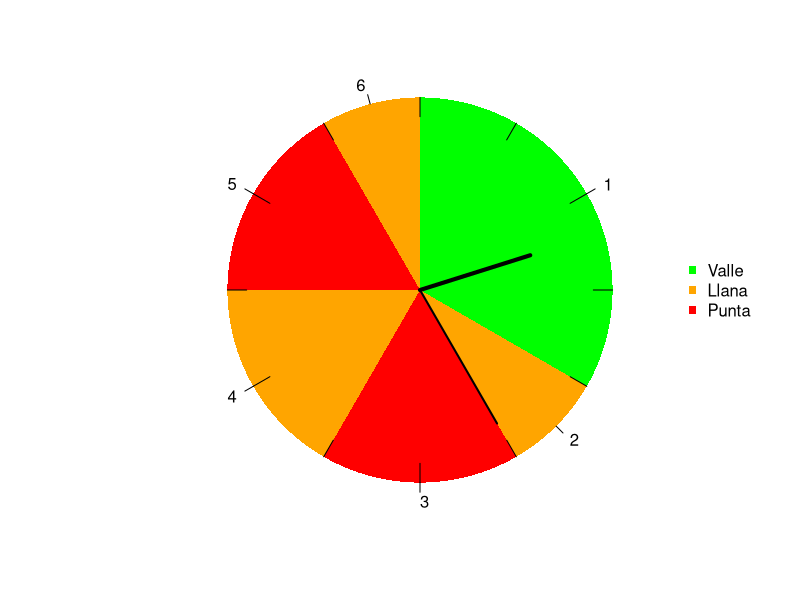

Source code (R):
# Original code from https://stackoverflow.com/questions/11877379/how-to-draw-clock-in-r#11878078
# And https://stackoverflow.com/questions/7721262/colouring-plot-by-factor-in-r

require('grid')
require('gridBase')

# Load data
segmentos <- read.csv("tramos.csv")

# Los inputs son:
# hora de inicio, hora de fin, y tramo

# One of the inputs of pie is the areas of the pie slices
# That would be the number of hours in each register (file)

segmentos$slice_area <- segmentos$Fin - segmentos$Inicio

# Pie takes that data in order, so we need to order the files first

segmentos <- segmentos[order(segmentos$Inicio),]

# Reordering factor levels for a nicer plot legend
segmentos$Tramo <- factor(segmentos$Tramo, levels = c("Valle", "Llana", "Punta"))

# Specify colours of the slices
# They must be in the same order of the factor levels

colores <- c("green", "orange", "red")

# Draw a pie chart
pie(segmentos$slice_area, # areas of pie slices
    clockwise = TRUE, # slices are drawn clockwise
    radius = 1.0,
    init.angle = 90, # starting at 12 o'clock
    col = colores[segmentos$Tramo], # filling the slices according to levels
    border = NA)

legend(x="right", legend = levels(segmentos$Tramo), col = colores, pch = 15, bty = 'n')






# Draw the clock
drawClock <- function (hour, minute) {
  t <- seq(0, 2*pi, length = 13)[-13] # Position of ticks
  x <- cos(t)
  y <- sin(t)
  
  vps <- baseViewports()
  pushViewport(vps$inner, vps$figure, vps$plot)
  # ticks
  
  grid.segments(x, y, x*.9, y*.9, default = 'native')
  # Hour hand
  hourAngle <- pi/2 - (hour + minute/60)/12*2*pi
  grid.segments(0, 0,
                .6*cos(hourAngle), .6*sin(hourAngle),
                default = 'native', gp=gpar(lex=4))
  # Minute hand
  minuteAngle <- pi/2 - (minute/60*2*pi)
  grid.segments(0, 0,
                .8*cos(minuteAngle), .8*sin(minuteAngle),
                default = 'native', gp=gpar(lex=2))
  popViewport(3)
}

drawClock(hour = 2, minute = 25)
